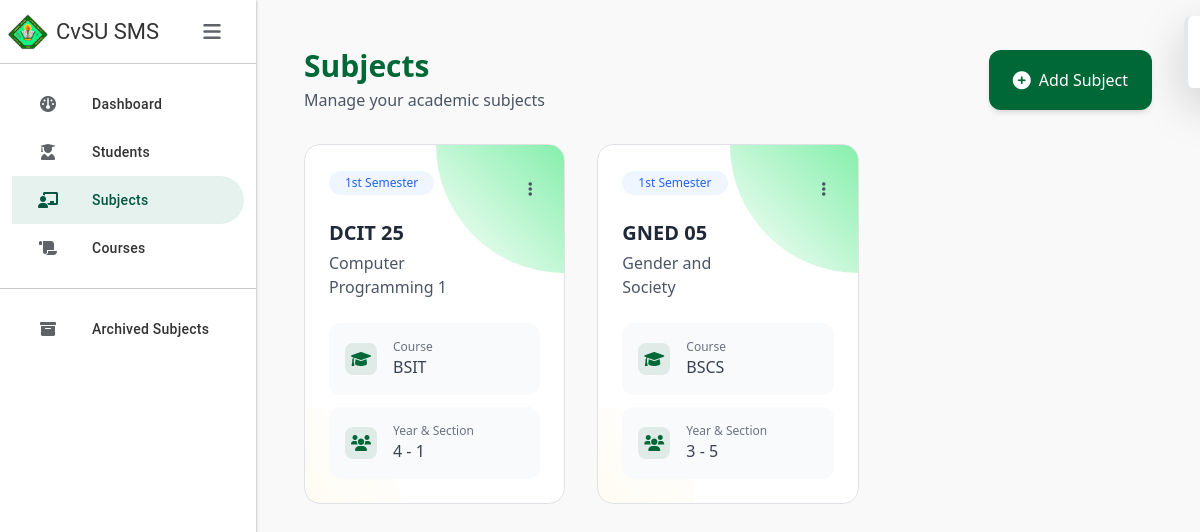
/subjects/, run on the app's committed database.
### SMSapp/models.py (models this page shows, shortened)
class Subject(models.Model):
    SEMESTER_CHOICES = [
        (1, '1st Semester'),
        (2, '2nd Semester'),
        (3, 'Summer'),
    ]
    subject_code = models.CharField(max_length=20, primary_key=True)
    subject_title = models.CharField(max_length=100)
    course = models.ForeignKey(Course, on_delete=models.CASCADE, null=True, blank=True)  # Make course optional
    school_year = models.CharField(max_length=20)
    semester = models.PositiveSmallIntegerField(choices=SEMESTER_CHOICES)
    year_level = models.PositiveSmallIntegerField()
    section = models.CharField(max_length=20)
    archive = models.BooleanField(default=False)
    archived = models.BooleanField(default=False)
    is_active = models.BooleanField(default=True)
    archived_date = models.DateTimeField(null=True, blank=True)
    class Meta:
        ordering = ['subject_code']

class Course(models.Model):
    course_abv = models.CharField(max_length=10, primary_key=True)
    course_name = models.CharField(max_length=100)

### SMSapp/views.py (the view)
# urls.py: path('subjects/', views.subjects, name='subjects'),
def subjects(request):
    subjects = Subject.objects.filter(is_active=True)  # Only show non-archived subjects
    courses = Course.objects.all()
    context = {
        'subjects': subjects,
        'courses': courses,
    }
    return render(request, 'subjects.html', context)

### SMSapp/templates/subjects.html (shortened to what this page needs)
{% extends 'base.html' %}
{% load static %}
{% block content %}
<div class="p-6 min-h-screen">
    <div class="flex justify-between items-center mb-8">
        <div>
            <h2 class="text-3xl font-bold text-[#006837]">Subjects</h2>
            <p class="text-gray-600 mt-1">Manage your academic subjects</p>
        </div>
        <button type="button"
                class="group px-6 py-3 bg-[#006837] hover:bg-[#2d8653] text-white rounded-xl transition-all duration-200 flex items-center gap-2 shadow-md hover:shadow-xl"
                onclick="openModal()">
            <i class="fas fa-plus-circle text-lg"></i>
            <span class="font-medium">Add Subject</span>
        </button>
    </div>
    <div class="grid grid-cols-1 md:grid-cols-2 lg:grid-cols-3 gap-8">
        {% for subject in subjects %}
        <div class="relative group bg-white rounded-2xl overflow-hidden transition-all duration-300 hover:-translate-y-1 border border-gray-100 hover:shadow-[0_20px_35px_-10px_rgba(0,104,55,0.1)]">
            <div class="absolute top-6 right-6 z-50 ">
                <button type="button"
                        class="p-2 rounded-full transition-colors relative"
                        onclick="event.preventDefault(); toggleDropdown(this)">
                    <i class="fas fa-ellipsis-v text-gray-600"></i>
                </button>
            </div>
            <a href="{% url 'subject_info' subject.subject_code %}" class="block p-6 relative">
                <div class="absolute top-0 right-0 w-32 h-32 bg-gradient-to-bl from-green-300 to-transparent rounded-bl-full"></div>
                <div class="relative z-10">
                    <div class="inline-flex items-center px-3 py-1 rounded-full text-xs font-medium mb-4
                        {% if subject.semester == 1 %}bg-blue-50 text-blue-600
                        {% elif subject.semester == 2 %}bg-purple-50 text-purple-600
                        {% else %}bg-orange-50 text-orange-600{% endif %}">
                        {% if subject.semester == 1 %}1st Semester
                        {% elif subject.semester == 2 %}2nd Semester
                        {% else %}Summer{% endif %}
                    </div>
                    <div class="mb-4 pr-20">
                        <h3 class="text-xl font-bold text-gray-800 group-hover:text-[#006837] transition-colors">{{ subject.subject_code }}</h3>
                        <p class="text-gray-600 font-medium mt-1">{{ subject.subject_title }}</p>
                    </div>
                    <div class="space-y-3">
                        <div class="flex items-center gap-3 p-3 rounded-xl bg-gray-50 group-hover:bg-green-50/50 transition-colors">
                            <div class="w-8 h-8 rounded-lg bg-[#006837]/10 flex items-center justify-center text-[#006837]">
                                <i class="fas fa-graduation-cap"></i>
                            </div>
                            <div>
                                <p class="text-xs text-gray-500">Course</p>
                                <p class="font-medium text-gray-700">{{ subject.course.course_abv }}</p>
                            </div>
                        </div>
                        <div class="flex items-center gap-3 p-3 rounded-xl bg-gray-50 group-hover:bg-green-50/50 transition-colors">
                            <div class="w-8 h-8 rounded-lg bg-[#006837]/10 flex items-center justify-center text-[#006837]">
                                <i class="fas fa-users"></i>
                            </div>
                            <div>
                                <p class="text-xs text-gray-500">Year & Section</p>
                                <p class="font-medium text-gray-700"> {{ subject.year_level }} - {{ subject.section }}</p>
                            </div>
                        </div>
                    </div>
                </div>
            </a>
        </div>
        {% endfor %}
    </div>
</div>
{% endblock %}

### SMSapp/templates/base.html (style rules this page uses)
:root { --gc-primary: #00563F; --gc-secondary: #E6F2EE; --gc-text: #333333; --gc-border: #CCCCCC; --gc-hover: #F5F9F7; --sidebar-width: 256px; --sidebar-collapsed-width: 72px; }
body { background-color: #f9f9f9; overflow-x: hidden; }

### SMSapp/templates/subjects.html (style rules this page uses)
.relative { position: relative; }
.z-10 { z-index: 10; }

### data on the page
Subject: semester "1st Semester", subject_code "DCIT 25", subject_title "Computer Programming 1", course.course_abv "BSIT", year_level "4", section "1"
Subject: semester "1st Semester", subject_code "GNED 05", subject_title "Gender and Society", course.course_abv "BSCS", year_level "3", section "5"
